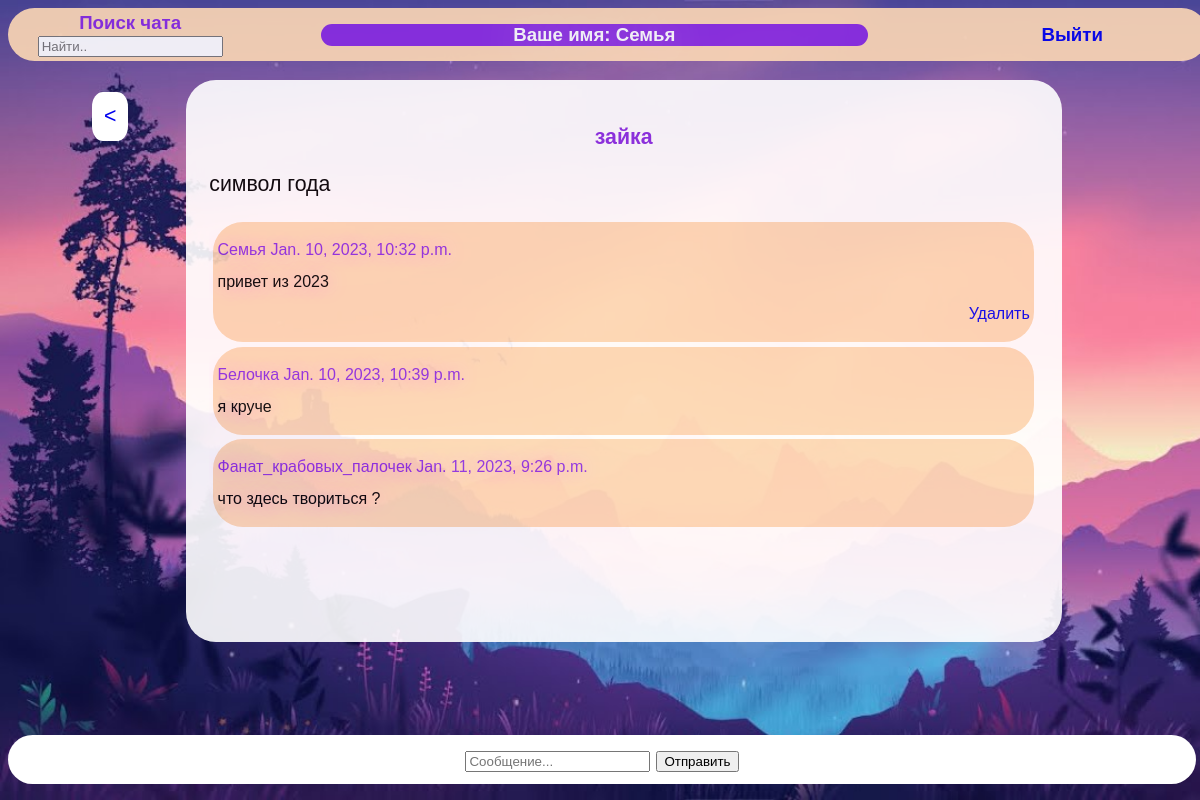
Screenshot of /chat/2/ (signed in) with the database file from the repository.
### chat/models.py (models this page shows, shortened)
class Chat(models.Model):
    author = models.ForeignKey(User, on_delete=models.SET_NULL, null=True, blank=True)
    name = models.CharField(max_length=200)
    text = models.TextField(null=True, blank=True)
    date = models.DateTimeField(auto_now=True)
    class Meta:
        ordering = ['-date']

class Message(models.Model):
    user = models.ForeignKey(User, on_delete=models.SET_NULL, null=True)
    chat = models.ForeignKey(Chat, on_delete=models.CASCADE, null=True)
    words = models.TextField(null=True)
    date = models.DateTimeField(auto_now=True)
    class Meta:
        ordering = ['-date']

### chat/views.py (the view, shortened to what this page needs)
# urls.py: path("chat/<str:Id>/", views.chat, name = 'chat'),
@login_required(login_url='log-in')
def chat(request, Id):
    chat =  Chat.objects.get(id=Id)
    messages = chat.message_set.all().order_by('date')
    context = {'chat' : chat,
               'message' : messages,}
    return render(request, 'chat/chat.html', context)

### chat/templates/chat/chat.html (shortened to what this page needs)
{% extends 'base.html' %}
{% load static %}
{% block content %}
  <a href="{% url 'index' %}" class="return"> < </a>
  <br>
  <div class="chat">
      <p class="name-chat"> {{chat.name}} </p>
      <p> {{chat.text}} </p>
      <div class="message-list">
          {% for message in message %}
           <div class="chat-elements">
              <p class="name-author-message">{{message.user}} {{message.date}} </p>
              <p>{{message.words}}</p>
              {% if request.user == message.user %}
              <p class="create-delete" ><a href="{% url 'del-message' message.id chat.id%}" >Удалить</a></p>
              {% endif %}
          </div>
          {% endfor %}
      </div>
  </div>
  <div class="message">
      {% if request.user.is_authenticated %}
      <form method="POST" action="">
          <input type="text" name="words" placeholder="Сообщение...">
          <input type="submit" value="Отправить" />
      </form>
      {% endif %}
  </div>
{% endblock content %}

### chat/templates/base.html (shortened to what this page needs)
<!DOCTYPE html>
{% load static %}
<html lang="ru">
<head>
    <link rel="stylesheet" type="text/css" href="{% static 'chat.css' %}">
</head>
<body>
     {% if request.user.is_authenticated %}
     <table class="nav">
         <tr>
             <td class="find">
                 <form method="GET" action="{% url 'index' %}">
                     <label>Поиск чата</label>
                     <input type="text" name="find" placeholder="Найти..">
                 </form>
            </td>
             <td>
                 <p class="user-name"> Ваше имя: {{request.user}}</p>
             </td>
             <td>
                 <div class="exit">
                     <a href="{% url 'log-out' %}"> Выйти </a>
                 </div>
            </td>
        </tr>
    </table>
     {% endif %}
    {% block content %}
    {% endblock content%}
</body>
</html>

### static/chat.css (style rules this page uses)
body { background-image: url(image/fon-chat.jpg); background-repeat: no-repeat; background-attachment: fixed; background-size: cover; text-shadow: 5px 5px 50px white; font-size: 16pt; font-family:Century Gothic,Verdana, Geneva, Tahoma, sans-serif; transition: .5s ease-in-out; }
.menu,.chat,.create-form,.del-message,.delete-chat,.log-user,.reg-user { display:inline-block; align-items: center; justify-content: center; width:70%; margin-left:15%; margin-top: 4%; background-color:white; opacity: 0.9; filter: alpha(opacity = 90); padding:2%; border-radius: 30px; font-weight:500; }
.chat-elements { text-shadow: 1px 1px 20px violet; font-weight:500; border: 1px violet; border-radius: 30px; background-color:#FDD9B5; padding: 0.5%; margin: 0.5%; line-height: 1; font-size: 12pt; word-break:break-all; }
.name-author-message { font-size: 12pt; color:blueviolet; }
.create-delete { text-align: right; color:blueviolet; font-size: 12pt; }
.exit { font-size: 14pt; margin: 1%; padding: 1%; }
.nav { position: fixed; background-color: #FDD9B5; border-radius: 30px; color: blueviolet; text-align:center; font-weight: 900; width: 100%; z-index:999; padding: 0.1%; margin: 0; opacity: 0.9; min-height:1.5%; font-size: 14pt; }
.return { margin-top: 7%; margin-left: 7%; display: inline-block; position: fixed; text-shadow: 5px 5px 50px #FDD9B5; border-radius: 30%; border-weight: 900; background-color: white; padding: 1%; }
.message { display: block; text-align:center; position: fixed; bottom:2%; background-color: white; border-radius: 30px; color: white; width: 97%; z-index:900; padding:1%; }
.name-chat { text-align:center; color: blueviolet; font-weight: 900; }
.message-list { height:400px; overflow:scroll; overflow-x:hidden; }
a:link, a:visited, a:active, a { text-decoration: none; transition-duration: 0.5s; text-shadow: 1px 1px 500px white; }
.find { width:20%; }
.user-name { background-color: blueviolet; color:white; border-radius:150px; margin: 0 10%; }

### rows the page displays
Chat: name "зайка", text "символ года"
Message: user "Семья", date "Jan. 10, 2023, 10:32 p.m.", words "привет из 2023", shows "Удалить"
Message: user "Белочка", date "Jan. 10, 2023, 10:39 p.m.", words "я круче"
Message: user "Фанат_крабовых_палочек", date "Jan. 11, 2023, 9:26 p.m.", words "что здесь твориться ?"

### other values shown
{{ request.user }} "Семья"
